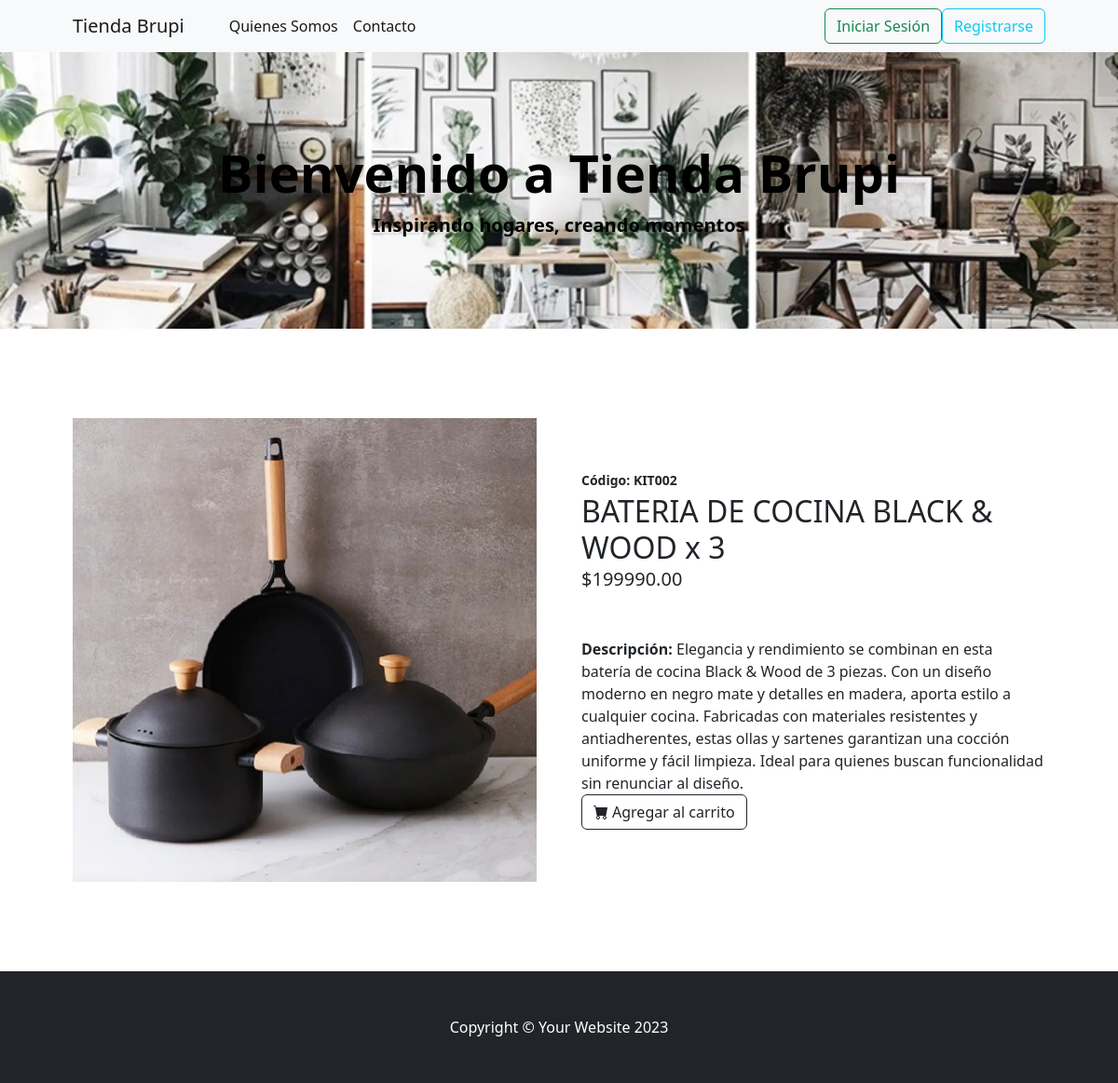
Page /AppProducto/productos/5 on the committed database.
### AppProducto/models.py (models this page shows, shortened)
class Producto(models.Model):
    cod = models.CharField(max_length=20, unique=True)
    categoria = models.CharField(max_length=50)
    nombre = models.CharField(max_length=100)
    precio = models.DecimalField(max_digits=10, decimal_places=2)
    descripcion = models.TextField(blank=True)
    stock = models.PositiveIntegerField()
    imagen = models.ImageField(upload_to='productos/', blank=True, null=True)

### AppProducto/views.py (the view)
# urls.py: path('productos/<int:id>', views.vista_productos, name='vista_productos'),
def vista_productos(request, id):
    producto = get_object_or_404(Producto, id=id)
    return render(request, 'AppProducto/detalle.html', {'producto': producto})

### AppProducto/template/AppProducto/detalle.html
{% extends "AppCliente/padre.html" %}
{% load static %}
{% block contenido %}
<section class="py-5">
            <div class="container px-4 px-lg-5 my-5">
                <div class="row gx-4 gx-lg-5 align-items-center">
                    <div class="col-md-6">
                        <img class="card-img-top" src="{% static 'AppCliente/assets/img/'|add:producto.cod|add:'.jpg' %}" alt="{{ producto.nombre }}" />
                    </div>
                    <div class="col-md-6">
                        <div class="small mb-1">
                            <strong>Código: {{ producto.cod }} </strong>
                        </div>
                        <h2 class="card-title">{{ producto.nombre }}</h2>
                        <div class="fs-5 mb-5">
                            <span>${{ producto.precio }}</span>
                        </div>
                            <strong>Descripción:</strong> {{ producto.descripcion }}
                        <div class="d-flex">
                            <a class="btn btn-outline-dark mt-auto" href="{% url 'agregar_al_carrito' producto.id %}"><i class="bi-cart-fill me-1"></i>Agregar al carrito</a>
                        </div>
                    </div>
                </div>
            </div>
        </section>
{% endblock %}

### rows in the picture
Producto: cod (picture), cod "KIT002", nombre "BATERIA DE COCINA BLACK & WOOD x 3", precio "199990.00", descripcion "Elegancia y rendimiento se combinan en esta batería de cocina Black & Wood de 3 piezas. Con un diseño moderno en negro mate y detalles en madera, aporta estilo a cualquier cocina. Fabricadas con materiales resistentes y antiadherentes, estas ollas y sartenes garantizan una cocción uniforme y fácil limpieza. Ideal para quienes buscan funcionalidad sin renunciar al diseño."
